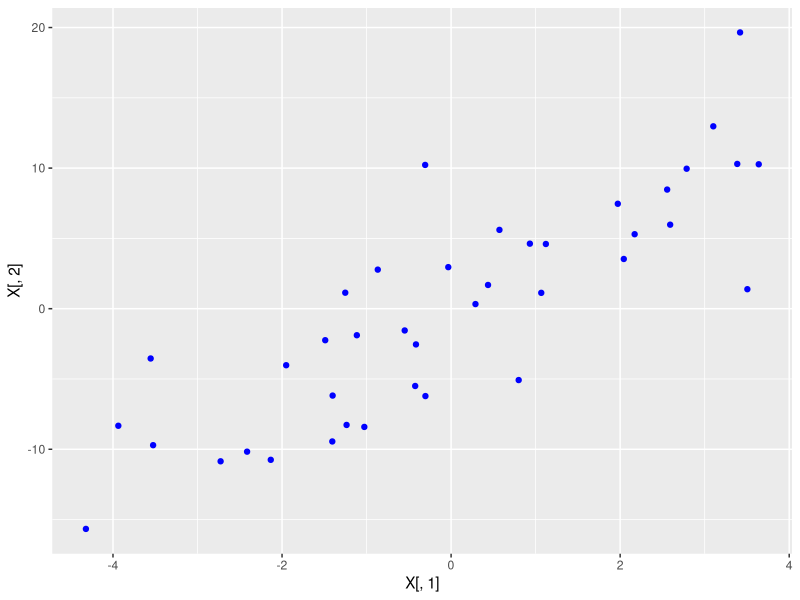
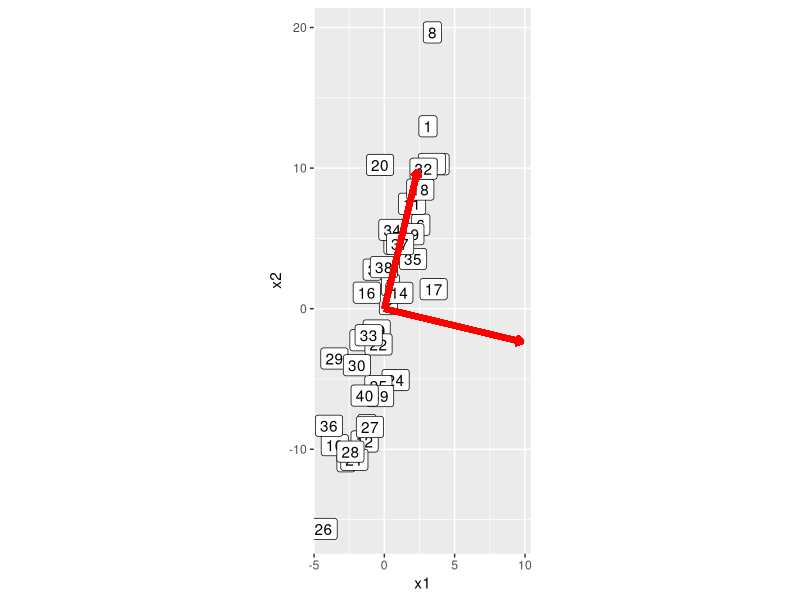
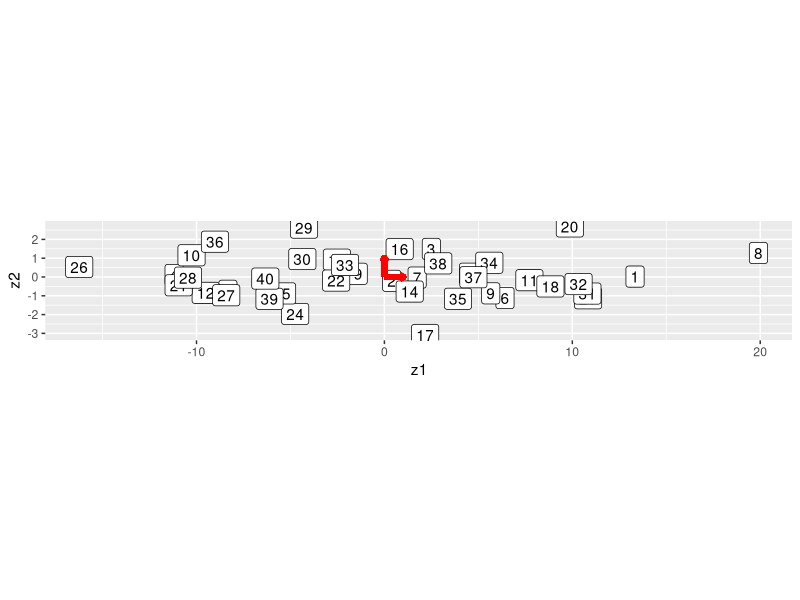
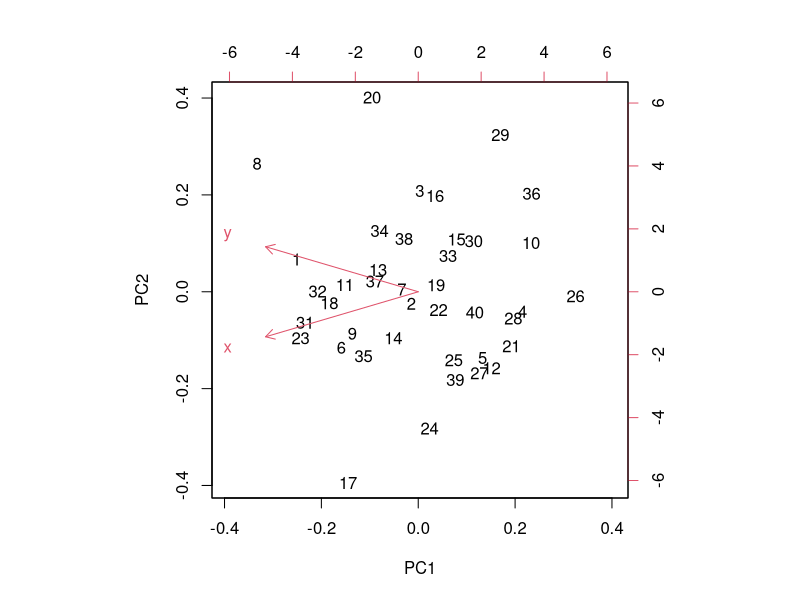
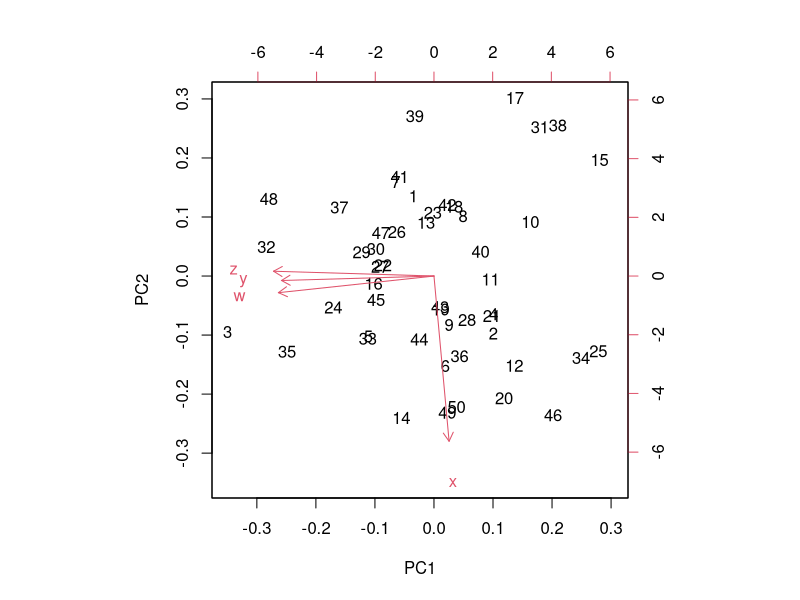
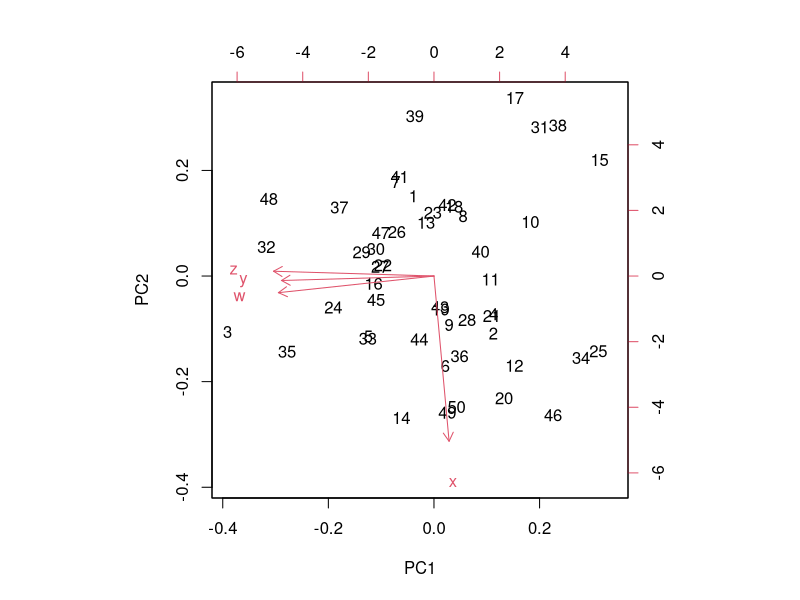
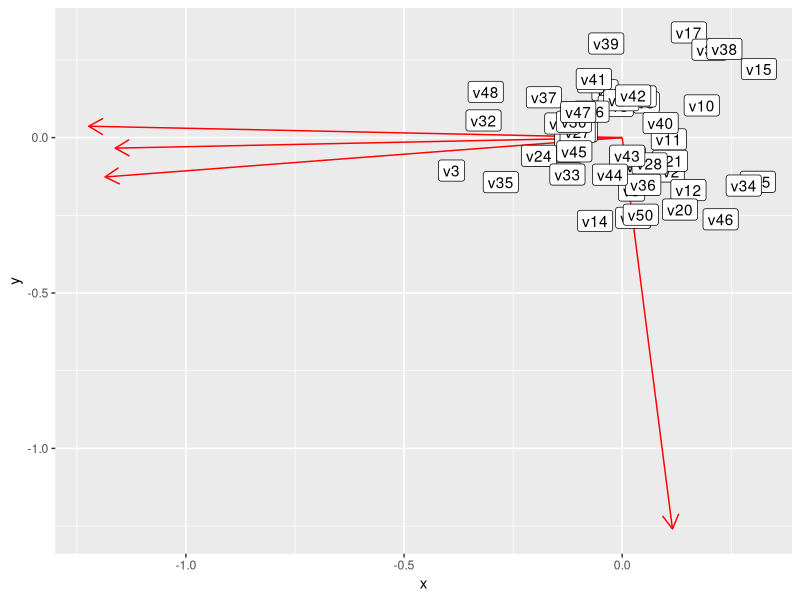
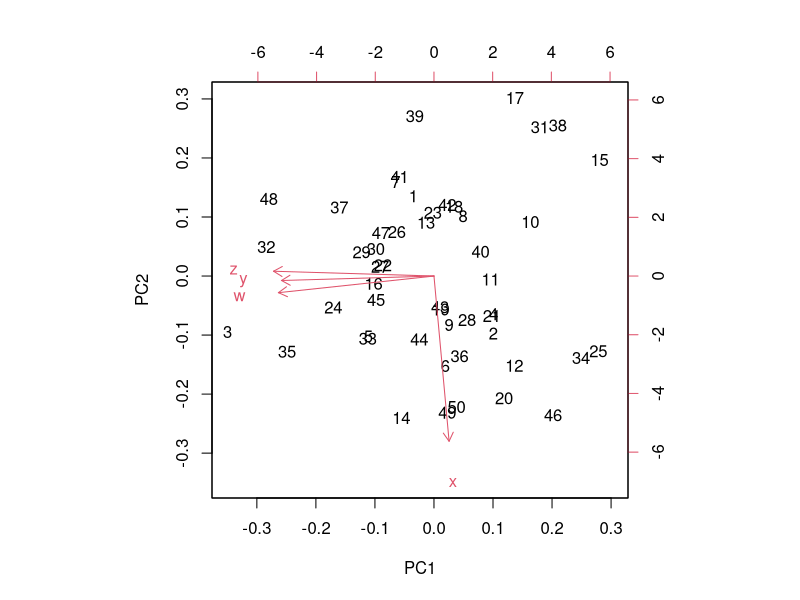

The R script that drew these images, in order:
library(tidyverse)

#######################################################
## Construct a simple example for PCA
#######################################################
n <- 40
b0 <- 1
b1 <- 3
eps <- 4

x <- rnorm(n,1,2)
y <- b1*x+rnorm(n,0,eps)

#######################################################
X <- matrix(c(x,y),ncol=2)
colnames(X) <- c("x","y")
##mean zero in columns
mus <- apply(X,2,mean)
X <- t(t(X)-mus)

ggplot(data=NULL,aes(X[,1],X[,2]))+
    geom_point(color="blue")

#######################################################
## Covariance
cov(X)

var(X[,1],X[,1])
sum(X[,1]^2)/(n-1)
#######################################################
## Singular Value Decomposition

X.svd <- svd(X)
U <- X.svd$u
D <- diag(X.svd$d)
V <- X.svd$v

#Check dimensions
dim(U)
dim(D)
dim(V)
D
##check orthogonality of U and V
round(t(U)%*% U,4)
round(t(V)%*% V,4)


#######################################################
## Compare to eigenvalues of covariance matrix
eigenStuff <- eigen(cov(X))
evals <- eigenStuff$values
##check values
(D%*%D)/(n-1)
evals
####
eigenStuff$vectors
V
v1 <- V[,1]
v2 <- V[,2]

#######################################################
eScale=10
data.df <- data.frame(x1=X[,1],x2=X[,2],label=1:n)
ggplot(data.df,aes(x1,x2))+
    geom_label(aes(label=label))+
    geom_segment(aes(x=0,xend=eScale*v1[1],y=0,yend=eScale*v1[2]),color="red",
                 size=2,
                 arrow = arrow(length = unit(0.03, "npc")))+
    geom_segment(aes(x=0,xend=eScale*v2[1],y=0,yend=eScale*v2[2]),color="red",
                 size=2,
                 arrow = arrow(length = unit(0.03, "npc")))+
    coord_fixed()


#######################################################
## Change to eigen coordinate system
X_v <- X %*% eigenStuff$vectors
dataV.df <- data.frame(z1=X_v[,1],z2=X_v[,2],label=1:n)

ggplot(dataV.df,aes(z1,z2))+
    geom_label(aes(label=label))+
    geom_segment(aes(x=0,xend=1,y=0,yend=0),color="red",
                 size=2,
                 arrow = arrow(length = unit(0.03, "npc")))+
    geom_segment(aes(x=0,xend=0,y=0,yend=1),color="red",
                 size=2,
                 arrow = arrow(length = unit(0.03, "npc")))+
    coord_fixed()


#######################################################
## Principal Components does all this
pr.mod <- prcomp(X,scale=T)
summary(pr.mod)
pr.mod$rotation

biplot(pr.mod)



#######################################################

#######################################################
## Add more variables with correlations
n <- 50
eps <- 5
x <- rnorm(n,1,2)

### y,z,w
y <- rnorm(n,1,2)
z <- b1*y+rnorm(n,0,eps)
w <- y+z+rnorm(n,0,eps)
X <- matrix(c(x,y,z,w),ncol=4)
colnames(X) <- c("x","y","z","w")

pr <- prcomp(X,scale=T)
biplot(pr)

#######################################################
## Create biplot by hand
lambda <- pr$sdev*sqrt(n)
##X in the new basis..same as X_v
x_v <- pr$x
##The rotation matrix...save as V above
rot <- pr$rotation

##scale everything by sd
n <- nrow(X_v)
lambda <- pr$sdev*sqrt(n)
##scale each column by lambda
x_v2<-t(t(x_v)/lambda)
##resscale rotation
rot2 <- t(t(rot)*lambda)
biplot(x_v2,rot2)

pca.df <- data.frame(rot1=rot2[,1]/5,rot2=rot2[,2]/5)
coords.df <- data.frame(xv1=x_v2[,1],xv2=x_v2[,2],nm=paste0("v",1:nrow(x_v2)))

ggplot()+
    geom_segment(data=pca.df,aes(x=0,y=0,xend=rot1,yend=rot2),color="red",
                 arrow = arrow(length = unit(0.03, "npc")))+
#    geom_label(data=pca.df,aes(rot1,rot2))+
    geom_label(data=coords.df,aes(xv1,xv2,label=nm))

biplot(pr)



